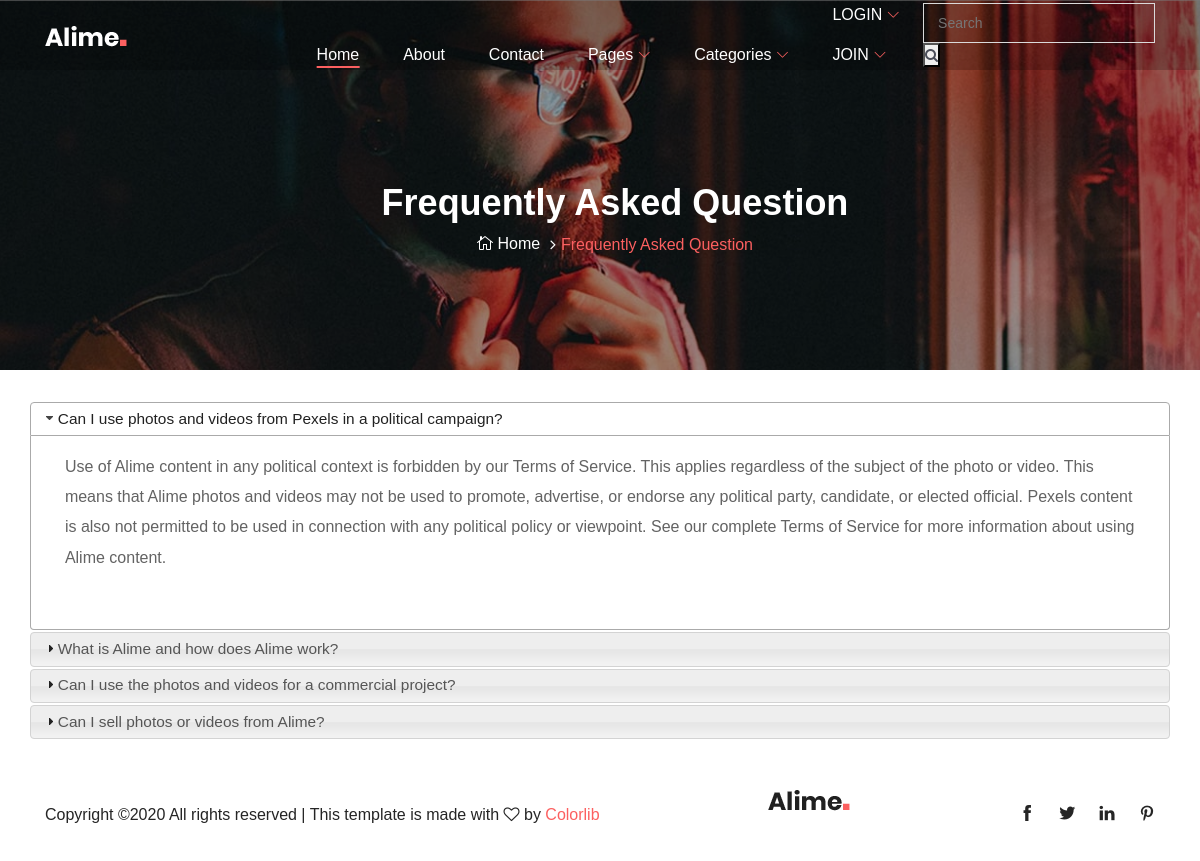
Screenshot of /faq/ with the database file from the repository.
### home/models.py (models this page shows, shortened)
class FAQ(models.Model):
    STATUS = {
        ('True', 'Evet'),
        ('False', 'Hayır'),
    }
    ordernr = models.IntegerField()
    question = models.CharField(max_length=100)
    answer = models.TextField()
    status = models.CharField(choices=STATUS, max_length=100)
    create_at = models.DateTimeField(auto_now_add=True)
    update_at = models.DateTimeField(auto_now=True)

### home/views.py (the view)
# urls.py: path('faq/', views.faq, name='faq'),
def faq(request):
    category = Category.objects.all()
    faq = FAQ.objects.all().order_by('ordernr')
    context = {
        'faq': faq,
        'category': category,
    }
    return render(request, 'faq.html', context)

### home/templates/faq.html (shortened to what this page needs)
{% extends "homebase.html" %}
{% block head %} <link rel='shortcut icon' type='image/x-icon' href='{{ setting.icon.url }}' />
{% load static %}
    <link rel="stylesheet" href=" {% static 'contactTemplate/bootstrap.min.css' %}">
	<link  rel="stylesheet" href="{% static 'contactTemplate/slick.css' %}" />
    <link  rel="stylesheet" href="{% static 'contactTemplate/style.css' %}" />
	<link  rel="stylesheet" href="{% static 'contactTemplate/slick-theme.css' %}" />
	<link  rel="stylesheet" href="{% static 'contactTemplate/nouislider.min.css'%}" />
	<link rel="stylesheet" href="{% static 'contactTemplate/font-awesome.min.css' %}">
{% endblock %}
{% block content %}
  <section class="breadcrumb-area bg-img bg-overlay jarallax" style="background-image: url({% static 'img/bg-img/38.jpg'%});">
        <div class="container h-100">
        <div class="container h-100">
            <div class="row h-100 align-items-center">
                <div class="col-12">
                    <div class="breadcrumb-content text-center">
                        <h2 class="page-title">Frequently Asked Question</h2>
                        <nav aria-label="breadcrumb">
                            <ol class="breadcrumb justify-content-center">
                                <li class="breadcrumb-item"><a href="index.html"><i class="icon_house_alt"></i> Home</a></li>
                                <li class="breadcrumb-item active" aria-current="page">Frequently Asked Question</li>
                            </ol>
                        </nav>
                    </div>
                </div>
            </div>
        </div>
        </div>
    </section>
    <div class="section">
        <div class="container">
            <div class="row">
            <div id="accordion">
                {%  for rs in faq %}
                <h3>{{ rs.question }}</h3>
                  <div>
                    <p>
                    {{ rs.answer }}
                    </p>
                  </div>
            {% endfor %}</div>
            </div>
        </div>
    </div>
     {% load static %}
{% endblock %}

### home/static/style.css (style rules this page uses)
* { margin: 0; padding: 0; }
body { font-family: "Poppins", sans-serif; font-weight: 400; font-size: 16px; position: relative; z-index: auto; }
h1, h2, h3, h4, h5, h6 { font-family: "Poppins", sans-serif; color: #252525; line-height: 1.3; font-weight: 600; }
a, a:active, a:focus, a:hover { color: #252525; text-decoration: none; -webkit-transition-duration: 500ms; -o-transition-duration: 500ms; transition-duration: 500ms; outline: none; font-weight: 500; }
li { list-style: none; }
p { line-height: 1.9; color: #636363; font-size: 16px; font-weight: 400; }
.bg-overlay { position: relative; z-index: 1; }
.bg-overlay::after { position: absolute; content: ""; height: 100%; width: 100%; top: 0; left: 0; z-index: -1; background-color: rgba(0, 0, 0, 0.4); }
.bg-img { background-position: center center !important; background-size: cover !important; background-repeat: no-repeat !important; }
.jarallax { position: relative; z-index: 0; }
.breadcrumb-area { position: relative; z-index: 1; height: 370px; }
.breadcrumb-area .page-title { color: #ffffff; font-size: 36px; }
.breadcrumb-content { position: relative; z-index: 1; margin-top: 70px; }
.breadcrumb-content .breadcrumb { padding: 0; background-color: transparent; margin-bottom: 0; }
.breadcrumb-content .breadcrumb .breadcrumb-item { color: #fc6060; font-weight: 400; font-size: 16px; }
.breadcrumb-content .breadcrumb .breadcrumb-item a { font-size: 16px; color: #ffffff; font-weight: 400; }
.breadcrumb-content .breadcrumb .breadcrumb-item + .breadcrumb-item::before { content: '\f105'; color: #ffffff; font-family: "FontAwesome"; }

### home/static/contactTemplate/style.css (style rules this page uses)
body { font-family: 'Hind', sans-serif; color: #4A4E5A; overflow-x: hidden; }
h1, h2, h3, h4, h5, h6 { color: #30323A; margin: 0 0 10px; font-weight: 700; }
a { color: #30323A; -webkit-transition: 0.3s color; transition: 0.3s color; }
ul, ol { margin: 0; padding: 0; list-style: none }
.section { padding-top: 30px; padding-bottom: 30px; }
.breadcrumb { background-color: transparent; border: none; border-radius: 0px; padding: 15px 0px; margin: 0; }
.breadcrumb>.active { color: #F8694A; }
.breadcrumb>li+li:before { color: #DADADA; }

### home/static/css/default-assets/classy-nav.css (style rules this page uses)
.justify-content-center { -webkit-box-pack: center; -ms-flex-pack: center; justify-content: center; }

### rows the page displays
FAQ: question "Can I use photos and videos from Pexels in a political campaign?", answer "Use of Alime content in any political context is forbidden by our Terms of Service. This applies regardless of the subject of the photo or video. This means that Alime photos and videos may not be used to promote, advertise, or endorse any political party, candidate, or elected official. Pexels content is also not permitted to be used in connection with any political policy or viewpoint. See our complete Terms of Service for more information about using Alime content."
FAQ: question "What is Alime and how does Alime work?"
FAQ: question "Can I use the photos and videos for a commercial project?"
FAQ: question "Can I sell photos or videos from Alime?"
